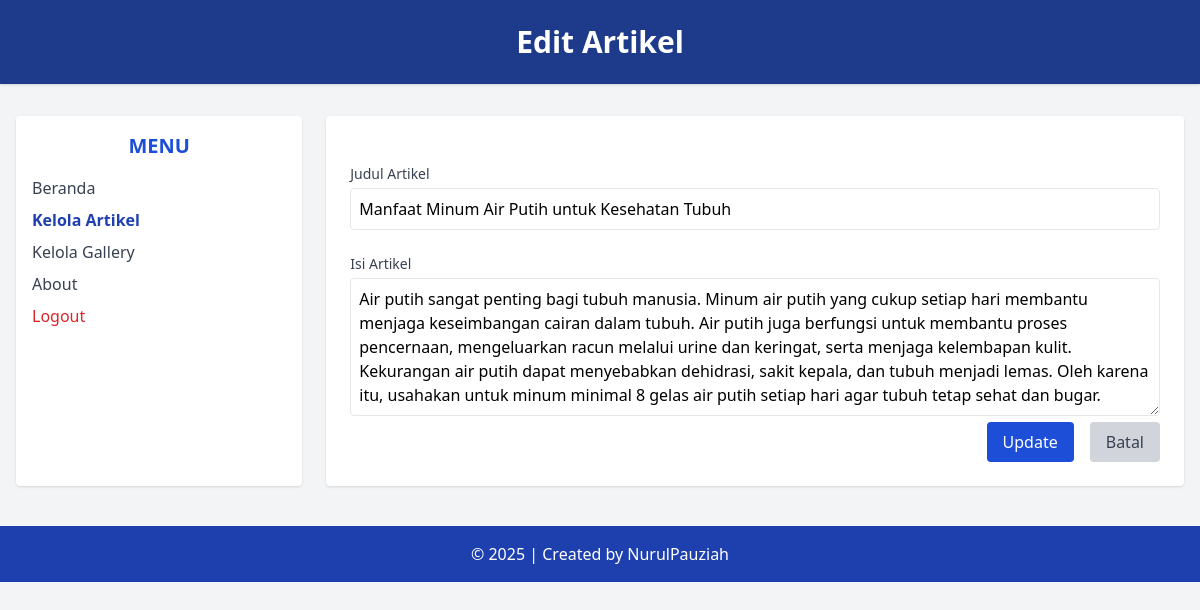
Screenshot of /admin/edit_artikel.php?id_artikel=2 (signed in) with the database file from the repository.
### tables this page shows
CREATE TABLE `tbl_artikel` (
  `id_artikel` int(5) NOT NULL,
  `nama_artikel` text NOT NULL,
  `isi_artikel` text NOT NULL
);

### admin/edit_artikel.php (the view, shortened to what this page needs)
<?php
include('../koneksi.php');
$id = $_GET['id_artikel'];
$sql = "SELECT * FROM tbl_artikel WHERE id_artikel = '$id'";
$query = mysqli_query($db, $sql);
$data = mysqli_fetch_array($query);
?>
<!DOCTYPE html>
<html lang="en">
<head>
<script src="https://cdn.tailwindcss.com"></script>
</head>
<body class="bg-gray-100 min-h-screen">
<header class="bg-blue-900 text-white text-center py-6 shadow">
<h1 class="text-3xl font-bold">Edit Artikel</h1>
</header>
<div class="flex max-w-7xl mx-auto mt-8 px-4">
<aside class="w-1/4 bg-white rounded shadow p-4">
<h2 class="text-xl font-semibold text-blue-700 mb-4 text-center">MENU</h2>
<ul class="space-y-2 text-gray-700">
<li><a href="beranda_admin.php" class="block hover:text-blue-600">Beranda</a></li>
<li><a href="data_artikel.php" class="block font-semibold text-blue-800">Kelola Artikel</a></li>
<li><a href="data_gallery.php" class="block hover:text-blue-600">Kelola Gallery</a></li>
<li><a href="about.php" class="block hover:text-blue-600">About</a></li>
<li>
<a href="logout.php" onclick="return confirm('Apakah anda yakin ingin keluar?');"
class="block text-red-600 hover:underline font-medium">Logout</a>
</li>
</ul>
</aside>
<main class="w-3/4 bg-white rounded shadow p-6 ml-6">
<form action="proses_edit_artikel.php" method="post" class="space-y-6">
<div>
<label for="nama_artikel" class="block text-sm font-medium text-gray-700 mb-1">Judul Artikel</label>
<input type="text" id="nama_artikel" name="nama_artikel" required
value="<?php echo htmlspecialchars($data['nama_artikel']);
 ?>"
class="w-full p-2 border rounded focus:outline-none focus:ring focus:border-blue-500">
</div>
<div>
<label for="isi_artikel" class="block text-sm font-medium text-gray-700 mb-1">Isi Artikel</label>
<textarea id="isi_artikel" name="isi_artikel" rows="5" required
class="w-full p-2 border rounded focus:outline-none focus:ring focus:border-blue-500"><?php
 echo htmlspecialchars($data['isi_artikel']);
 ?></textarea>
<div>
    <div class="flex justify-end space-x-4">
<button type="submit"
class="bg-blue-700 text-white px-4 py-2 rounded hover:bg-blue-800 transition">Update</button>
<a href="data_artikel.php"
class="bg-gray-300 text-gray-700 px-4 py-2 rounded hover:bg-gray-400 transition">Batal</a>
</div>
</form>
</main>
</div>
<footer class="bg-blue-800 text-white text-center py-4 mt-10">
&copy; <?php echo date('Y'); ?> | Created by NurulPauziah
</footer>
</body>
</html>

### rows the page displays
tbl_artikel: nama_artikel "Manfaat Minum Air Putih untuk Kesehatan Tubuh", isi_artikel "Air putih sangat penting bagi tubuh manusia. Minum air putih yang cukup setiap hari membantu menjaga keseimbangan cairan dalam tubuh. Air putih juga berfungsi untuk membantu proses pencernaan, mengeluarkan racun melalui urine dan keringat, serta menjaga kelembapan kulit. Kekurangan air putih dapat menyebabkan dehidrasi, sakit kepala, dan tubuh menjadi lemas. Oleh karena itu, usahakan untuk minum minimal 8 gelas air putih setiap hari agar tubuh tetap sehat dan bugar."
